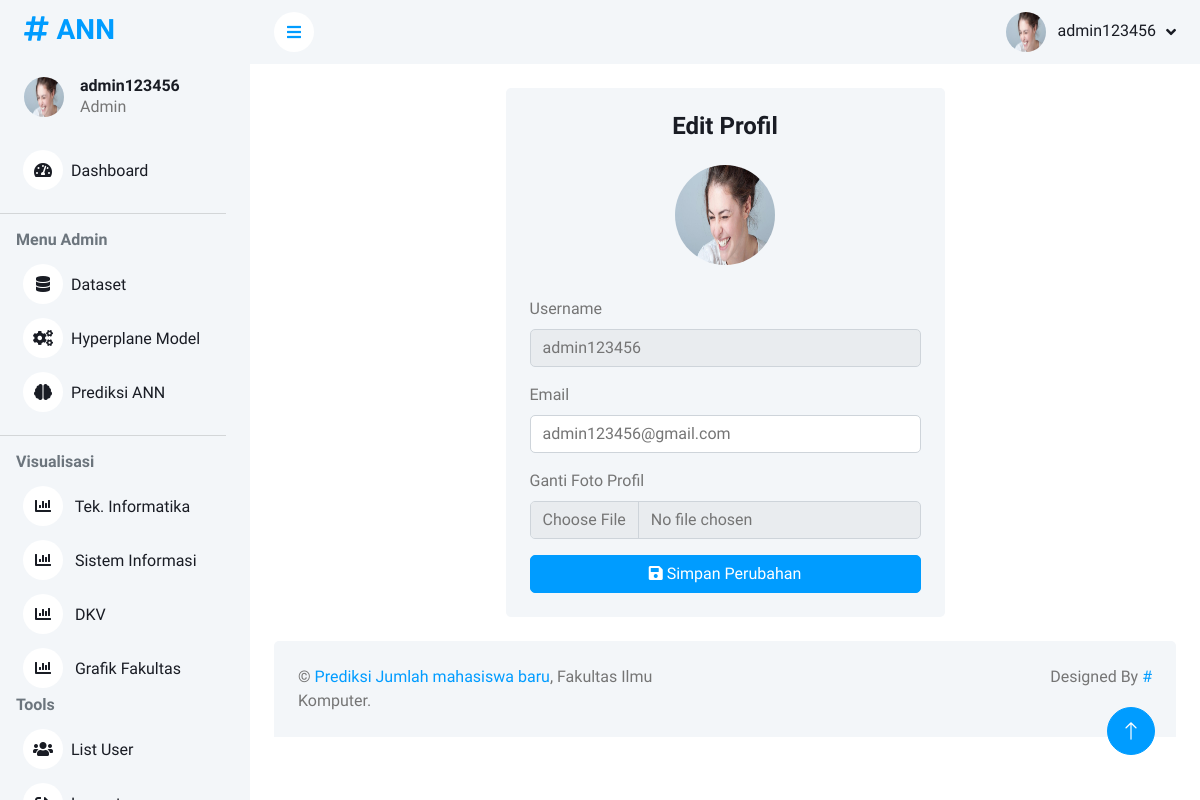
/edit_profile (signed in), run on the app's committed database.
### tables this page shows
CREATE TABLE t_user (
            id INTEGER PRIMARY KEY AUTOINCREMENT,
            username TEXT UNIQUE NOT NULL,
            password TEXT NOT NULL,
            role TEXT CHECK(role IN ('admin', 'pimpinan', 'guest')) NOT NULL
        , email TEXT, foto TEXT, created_at TIMESTAMP, updated_at TIMESTAMP);

### app/view.py (the view, shortened to what this page needs)
@app.route('/edit_profile', methods=['GET', 'POST'])
def edit_profile():
    if 'username' not in session:
        return redirect(url_for('signin'))
    username = session['username']
    conn = getConnectionDB()
    cursor = conn.cursor()
    cursor.execute("SELECT username, email, role, foto FROM t_user WHERE username = ?", (username,))
    user = cursor.fetchone()
    return render_template('edit_profile.html', user={'username': user[0], 'email': user[1], 'foto': user[3]})

### app/conf.py (called while the page is built)
def getConnectionDB():
    try:
        conn = sqlite3.connect(DB_PATH, timeout=10)
        return conn
    except Exception as e:
        return f"Kesalahan : {e}"

### app/view.py (called while the page is built)
@app.before_request
def check_login():
    allowed_routes = ['signin', 'static']
    if 'username' not in session and request.endpoint not in allowed_routes:
        return redirect(url_for('signin'))

### app/templates/edit_profile.html (shortened to what this page needs)
{% extends 'layouts/layout.html' %}
{% block content %}
<div class="container-fluid pt-4 px-4">
    <div class="row g-4 justify-content-center">
        <div class="col-md-6">
            <div class="bg-light rounded p-4">
                <h4 class="mb-4 text-center">Edit Profil</h4>
                <form method="POST" enctype="multipart/form-data">
                    <div class="mb-3 text-center">
                        <img class="rounded-circle mb-3"
                             src="{% if user.foto %}{{ url_for('static', filename='uploads/user/' + user.username + '/' + user.foto) }}{% else %}{{ url_for('static', filename='img/user.jpg') }}{% endif %}"
                             alt="Foto Profil"
                             style="width: 100px; height: 100px;">
                    </div>
                    <div class="mb-3">
                        <label for="username" class="form-label">Username</label>
                        <input type="text" class="form-control" id="username" name="username" value="{{ user.username }}" readonly>
                    </div>
                    <div class="mb-3">
                        <label for="email" class="form-label">Email</label>
                        <input type="email" class="form-control" id="email" name="email" value="{{ user.email }}" required>
                    </div>
                    <div class="mb-3">
                        <label for="foto" class="form-label">Ganti Foto Profil</label>
                        <input type="file" class="form-control" id="foto" name="foto" accept="image/*">
                    </div>
                    <button type="submit" class="btn btn-primary w-100"><i class="fa fa-save"></i> Simpan Perubahan</button>
                </form>
            </div>
        </div>
    </div>
</div>
{% endblock %}

### app/templates/layouts/includes/menu_admin.html
<div class="sidebar pe-4 pb-3">
    <nav class="navbar bg-light navbar-light">
        <a href="{{ url_for('index') }}" class="navbar-brand mx-4 mb-3">
            <h3 class="text-primary"><i class="fa fa-hashtag me-2"></i>ANN</h3>
        </a>
        <div class="d-flex align-items-center ms-4 mb-4">
            <div class="position-relative">
                {% if session.get('foto') %}
                    <img class="rounded-circle"
                         src="{{ url_for('static', filename='uploads/user/' + session['username'] + '/' + session['foto']) }}"
                         alt="Foto Profil"
                         style="width: 40px; height: 40px;">
                {% else %}
                    <img class="rounded-circle"
                         src="{{ url_for('static', filename='img/user.jpg') }}"
                         alt="Default Profil"
                         style="width: 40px; height: 40px;">
                {% endif %}
            </div>
            <div class="ms-3">
                <h6 class="mb-0">{{ session['username'] }}</h6>
                <span>{{ session['role'].capitalize() }}</span>
            </div>
        </div>
        <div class="navbar-nav w-100">
            <a href="{{ url_for('index') }}" class="nav-item nav-link"><i class="fa fa-tachometer-alt me-2"></i>Dashboard</a>
            {% if session['role'] == 'admin' %}
            <hr>
            <h6 class="text-muted ms-3">Menu Admin</h6>
            <a href="/dataset" class="nav-item nav-link"><i class="fa fa-database me-2"></i>Dataset</a>
            <a href="{{ url_for('hyperplane') }}" class="nav-item nav-link">
                <i class="fa fa-cogs me-2"></i>Hyperplane Model
            </a>
            <a href="{{ url_for('prediksi') }}" class="nav-item nav-link"><i class="fa fa-brain me-2"></i>Prediksi ANN</a>
            {% endif %}
            {% if session['role'] in ['admin', 'pimpinan'] %}
            <hr>
            <h6 class="text-muted ms-3">Visualisasi</h6>
            <a href="{{ url_for('visualisasi_ti') }}" class="nav-item nav-link"><i class="fa fa-chart-bar me-2"></i> Tek. Informatika</a>
            <a href="{{ url_for('visualisasi_si') }}" class="nav-item nav-link"><i class="fa fa-chart-bar me-2"></i> Sistem Informasi</a>
            <a href="{{ url_for('visualisasi_dkv') }}" class="nav-item nav-link"><i class="fa fa-chart-bar me-2"></i> DKV</a>
            <a href="{{ url_for('visualisasi_fakultas') }}" class="nav-item nav-link"><i class="fa fa-chart-bar me-2"></i> Grafik Fakultas</a>
            {% endif %}
            <h6 class="text-muted ms-3">Tools</h6>
            {% if session['role'] in ['admin', 'pimpinan'] %}
            <a href="{{ url_for('list_user') }}" class="nav-item nav-link"><i class="fa fa-users me-2"></i>List User</a>
            {% endif %}
            <a href="{{ url_for('logout') }}" class="nav-item nav-link"><i class="fa fa-sign-out-alt me-2"></i>Logout</a>
        </div>
    </nav>
</div>

### app/templates/layouts/includes/navbar.html (shortened to what this page needs)
<nav class="navbar navbar-expand bg-light navbar-light sticky-top px-4 py-0">
    <a href="#" class="sidebar-toggler flex-shrink-0">
        <i class="fa fa-bars"></i>
    </a>
    <div class="navbar-nav align-items-center ms-auto">
        <div class="nav-item dropdown">
            <a href="#" class="nav-link dropdown-toggle" data-bs-toggle="dropdown">
                {% if session.get('foto') %}
                    <img class="rounded-circle me-lg-2"
                         src="{{ url_for('static', filename='uploads/user/' + session['username'] + '/' + session['foto']) }}"
                         alt="Foto Profil"
                         style="width: 40px; height: 40px;">
                {% else %}
                    <img class="rounded-circle me-lg-2"
                         src="{{ url_for('static', filename='img/user.jpg') }}"
                         alt="Default Profil"
                         style="width: 40px; height: 40px;">
                {% endif %}
                <span class="d-none d-lg-inline-flex">{{ session['username'] }}</span>
            </a>
        </div>
    </div>
</nav>

### app/static/css/style.css (style rules this page uses)
:root { --primary: #009CFF; --light: #F3F6F9; --dark: #191C24; }
.btn { transition: .5s; }
.btn.btn-primary { color: #FFFFFF; }
.sidebar { position: fixed; top: 0; left: 0; bottom: 0; width: 250px; height: 100vh; overflow-y: auto; background: var(--light); transition: 0.5s; z-index: 999; }
@media (min-width: 992px) { .sidebar { margin-left: 0; } }
.sidebar .navbar .navbar-nav .nav-link { padding: 7px 20px; color: var(--dark); font-weight: 500; border-left: 3px solid var(--light); border-radius: 0 30px 30px 0; outline: none; }
.sidebar .navbar .navbar-nav .nav-link i { width: 40px; height: 40px; display: inline-flex; align-items: center; justify-content: center; background: #FFFFFF; border-radius: 40px; }
.content .navbar .navbar-nav .nav-link { margin-left: 25px; padding: 12px 0; color: var(--dark); outline: none; }
.content .navbar .sidebar-toggler, .content .navbar .navbar-nav .nav-link i { width: 40px; height: 40px; display: inline-flex; align-items: center; justify-content: center; background: #FFFFFF; border-radius: 40px; }
.content .navbar .dropdown-toggle::after { margin-left: 6px; vertical-align: middle; border: none; content: "\f107"; font-family: "Font Awesome 5 Free"; font-weight: 900; transition: .5s; }

### data on the page
t_user: username "admin123456", role "Admin", username+foto (picture), email "admin123456@gmail.com"
